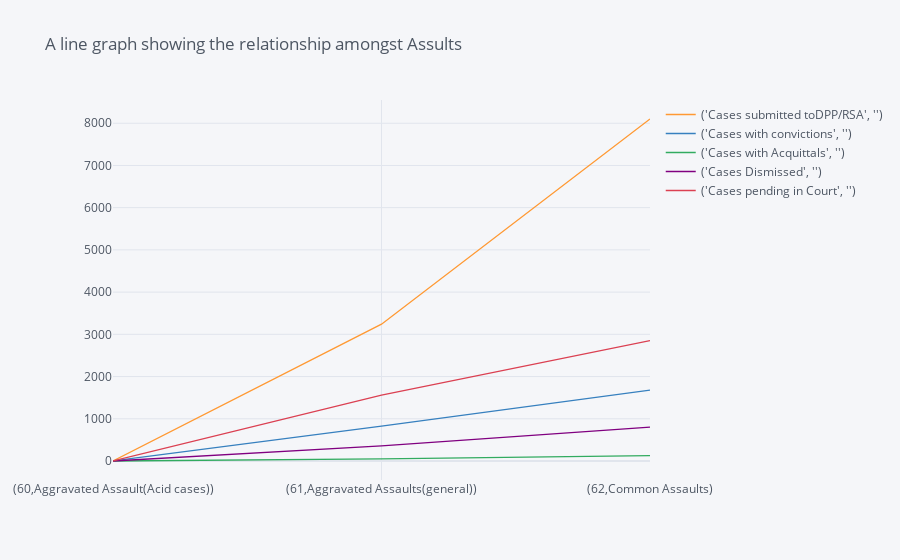

Source (notebook cell):
### Code cell
# Line graph for the Data stored in variable Assults
Assults.iplot(kind='line',title='A line graph showing the relationship amongst Assults')

### Figure 1 — Plotly figure (JSON) as saved in the notebook; plotly's stock layout.template omitted (floating-point values rounded to 4 significant figures)
{"data": [{"line": {"color": "rgba(255, 153, 51, 1.0)", "dash": "solid", "shape": "linear", "width": 1.3}, "mode": "lines", "name": "('Cases submitted toDPP/RSA', '')", "text": "", "type": "scatter", "x": ["(60,Aggravated Assault(Acid cases))", "(61,Aggravated Assaults(general))", "(62,Common Assaults)"], "y": [2, 3241, 8100]}, {"line": {"color": "rgba(55, 128, 191, 1.0)", "dash": "solid", "shape": "linear", "width": 1.3}, "mode": "lines", "name": "('Cases with convictions', '')", "text": "", "type": "scatter", "x": ["(60,Aggravated Assault(Acid cases))", "(61,Aggravated Assaults(general))", "(62,Common Assaults)"], "y": [1, 824, 1678]}, {"line": {"color": "rgba(50, 171, 96, 1.0)", "dash": "solid", "shape": "linear", "width": 1.3}, "mode": "lines", "name": "('Cases with Acquittals', '')", "text": "", "type": "scatter", "x": ["(60,Aggravated Assault(Acid cases))", "(61,Aggravated Assaults(general))", "(62,Common Assaults)"], "y": [0, 51, 127]}, {"line": {"color": "rgba(128, 0, 128, 1.0)", "dash": "solid", "shape": "linear", "width": 1.3}, "mode": "lines", "name": "('Cases Dismissed', '')", "text": "", "type": "scatter", "x": ["(60,Aggravated Assault(Acid cases))", "(61,Aggravated Assaults(general))", "(62,Common Assaults)"], "y": [0, 358, 801]}, {"line": {"color": "rgba(219, 64, 82, 1.0)", "dash": "solid", "shape": "linear", "width": 1.3}, "mode": "lines", "name": "('Cases pending in Court', '')", "text": "", "type": "scatter", "x": ["(60,Aggravated Assault(Acid cases))", "(61,Aggravated Assaults(general))", "(62,Common Assaults)"], "y": [1, 1562, 2852]}], "layout": {"legend": {"bgcolor": "#F5F6F9", "font": {"color": "#4D5663"}}, "paper_bgcolor": "#F5F6F9", "plot_bgcolor": "#F5F6F9", "title": {"font": {"color": "#4D5663"}, "text": "A line graph showing the relationship amongst Assults"}, "xaxis": {"gridcolor": "#E1E5ED", "showgrid": true, "tickfont": {"color": "#4D5663"}, "title": {"font": {"color": "#4D5663"}, "text": ""}, "zerolinecolor": "#E1E5ED"}, "yaxis": {"gridcolor": "#E1E5ED", "showgrid": true, "tickfont": {"color": "#4D5663"}, "title": {"font": {"color": "#4D5663"}, "text": ""}, "zerolinecolor": "#E1E5ED"}}}
